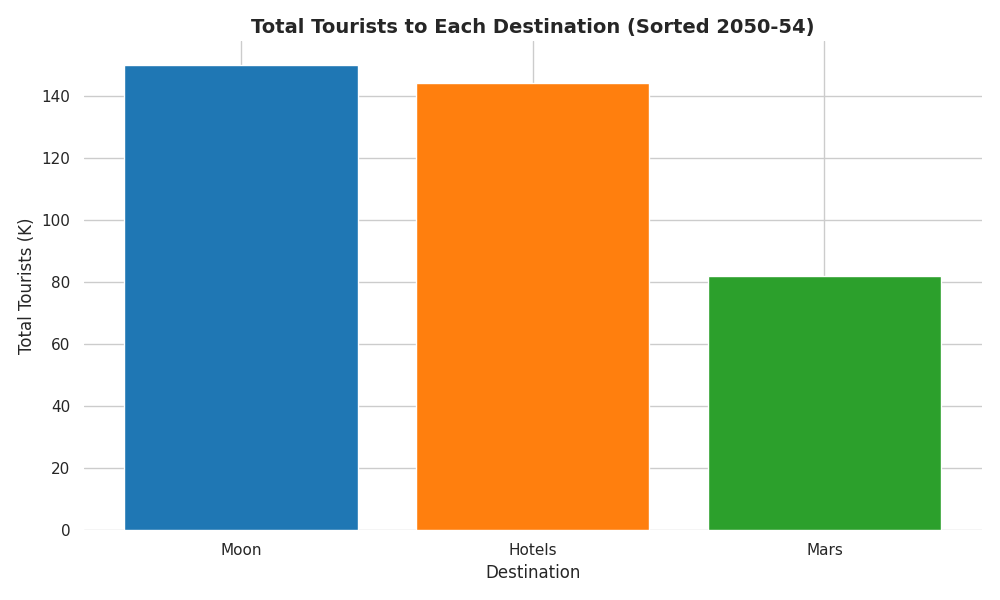

This figure's Python source:
import numpy as np
import matplotlib.pyplot as plt

destinations = ['Moon', 'Mars', 'Hotels']
tourists_data = np.array([
    [20, 25, 30, 35, 40],  # Moon
    [5, 10, 15, 22, 30],   # Mars
    [15, 20, 28, 36, 45],  # Hotels
])

# Calculate total tourists for each destination
total_tourists = tourists_data.sum(axis=1)

# Sort the data by total number of tourists in descending order
sorted_indices = np.argsort(total_tourists)[::-1]
sorted_destinations = np.array(destinations)[sorted_indices]
sorted_totals = total_tourists[sorted_indices]

# Plotting sorted bar chart
fig, ax = plt.subplots(figsize=(10, 6))
ax.bar(sorted_destinations, sorted_totals, color=['#1f77b4', '#ff7f0e', '#2ca02c'])

ax.set_xlabel('Destination', fontsize=12)
ax.set_ylabel('Total Tourists (K)', fontsize=12)
ax.set_title('Total Tourists to Each Destination (Sorted 2050-54)', fontsize=14, weight='bold')

# Remove stylistic elements
ax.spines['top'].set_visible(False)
ax.spines['right'].set_visible(False)
ax.spines['left'].set_visible(False)
ax.spines['bottom'].set_visible(False)

plt.tight_layout()
plt.show()
